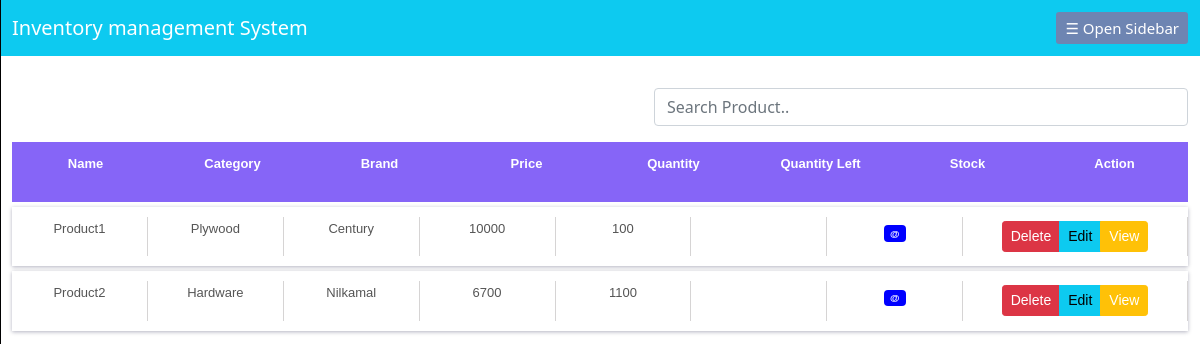
Page /Products on the committed database.
### datawork/models.py (models this page shows, shortened)
class Product(models.Model):
    STOCK = (("0","show"),("1","hide"))
    name = models.CharField(max_length=200)
    quantity = models.IntegerField(default=1)
    image = models.ImageField(upload_to="product/", null=True)
    category = models.ForeignKey(Category, on_delete=models.CASCADE)
    brand = models.ForeignKey(Brand, on_delete=models.CASCADE)
    product_size = models.ForeignKey(Size, on_delete=models.CASCADE)
    product_thickness = models.ForeignKey(Thickness, on_delete=models.CASCADE)
    doc = models.DateTimeField(default=timezone.now)
    price = models.IntegerField(default=0)
    stock = models.CharField(max_length=100, choices=STOCK, default="0", null=True)

class Category(models.Model):
    cat_name = models.CharField(max_length=100)
    cat_desc = models.TextField(null=True)
    cat_doc = models.DateTimeField(default=timezone.now, null=True)
    def __str__(self):
        return self.cat_name

class Brand(models.Model):
    brand_name = models.CharField(max_length=200)
    brand_cxategory = models.ForeignKey(Category, on_delete=models.CASCADE, null=True)
    brand_desc = models.TextField(null=True)
    brand_doc = models.DateTimeField(default=timezone.now, null=True)
    def __str__(self):
        return self.brand_name

### datawork/views.py (the view)
# urls.py: path("Products", views.Products, name="Products"),
def Products(r):
    return render(r, "Products.html",{
        "product": Product.objects.all(),
        "order_product": OrderProduct.objects.all()
    })

### template/Products.html (shortened to what this page needs)
{% extends 'base.html' %}
{% block content %}
        <div class="mt-4">
            <div class="d-flex">
                <div class="ms-auto">
                    <form action="{% url 'searchpro' %}" method="GEt" class="form-inline mt-2">
                        <div class="form-group">
                            <input type="search" class="form-control" name="search" placeholder="Search Product.." size="50">
                        </div>
                    </form>
                </div>
            </div>
            <div class="table-box mt-3">
                    <div class="table-row table-head">
                        <div class="table-cell">
                            <p>Name</p>
                        </div>
                        <div class="table-cell">
                            <p>Category</p>
                        </div>
                        <div class="table-cell">
                            <p>Brand</p>
                        </div>
                        <div class="table-cell">
                            <p>Price</p>
                        </div>
                        <div class="table-cell">
                            <p>Quantity</p>
                        </div>
                        <div class="table-cell">
                            <p>Quantity Left</p>
                        </div>
                        <div class="table-cell">
                            <p>Stock</p>
                        </div>
                        <div class="table-cell">
                            <p>Action</p>
                        </div>
                    </div>
                    {% if product|length > 0 %}
                        {% for p in product %}
                            <div class="table-row">
                                <div class="table-cell first-cel">
                                    <p>{{p.name}}</p>
                                </div>
                                <div class="table-cell">
                                    <p>{{p.category}}</p>
                                </div>
                                <div class="table-cell">
                                    <p>{{p.brand}}</p>
                                </div>
                                <div class="table-cell">
                                    <p>{{p.price}}</p>
                                </div>
                                <div class="table-cell">
                                    <p>{{p.quantity}}</p>
                                </div>
                                <div class="table-cell">
                                </div>
                                <div class="table-cell">
                                    {% if  p.total_stock == 0 %}
                                        <td class="text"><h6 class="badge badge-secondary" style="background-color: red;">@</h6></td>
                                    {% else %}
                                        <td class="text"><h6 class="badge badge-secondary" style="background-color: blue;">@</h6></td>
                                    {% endif %}
                                </div>
                                <div class="table-cell last-cell">
                                    <div class="btn-group">
                                        <a href="{% url 'delete_product' p.id %}" class="btn btn-danger btn-sm">Delete</a>
                                        <a href="" class="btn btn-info btn-sm">Edit</a>
                                        <a href="" class="btn btn-warning btn-sm text-white">View</a>
                                    </div>
                                </div>
                            </div>
                        {% endfor %}
                    {% endif %}
                </div>
        </div>
{% endblock  %}

### template/Products.html (style rules this page uses)
.table-row { display: table; width: 100%; margin: 5px auto; font-family: sans-serif; background: transparent; padding: 10px 0; color: #555; font-size: 13px; box-shadow: 0 1px 4px 0px rgba(0,0,50,0.3); }
.table-head { background: #8665f7; box-shadow: none; color: #fff; font-weight: 600; }
.table-head .table-cell { border-right: none; }
.table-cell { display: table-cell; width: 5%; text-align: center; padding: 2px 0; border-right: 1px solid #d6d4d4; vertical-align: middle; }

### rows in the picture
Product: name "Product1", category "Plywood", brand "Century", price "10000", quantity "100"
Product: name "Product2", category "Hardware", brand "Nilkamal", price "6700", quantity "1100"
